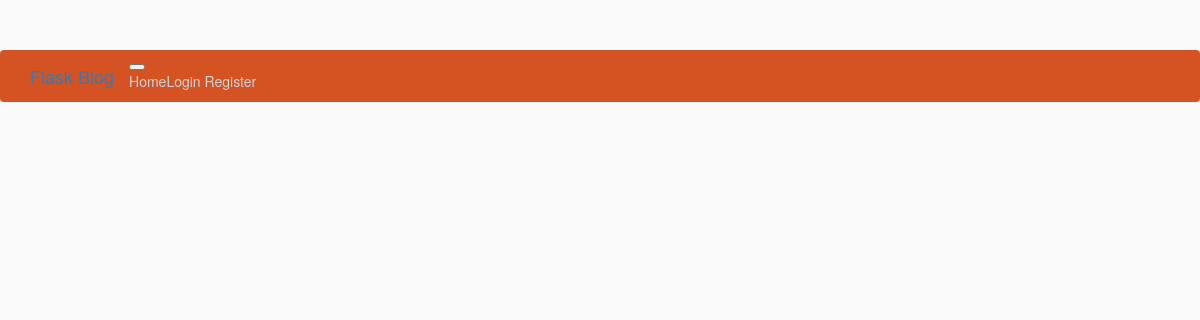
Page /home on the earlier database version.
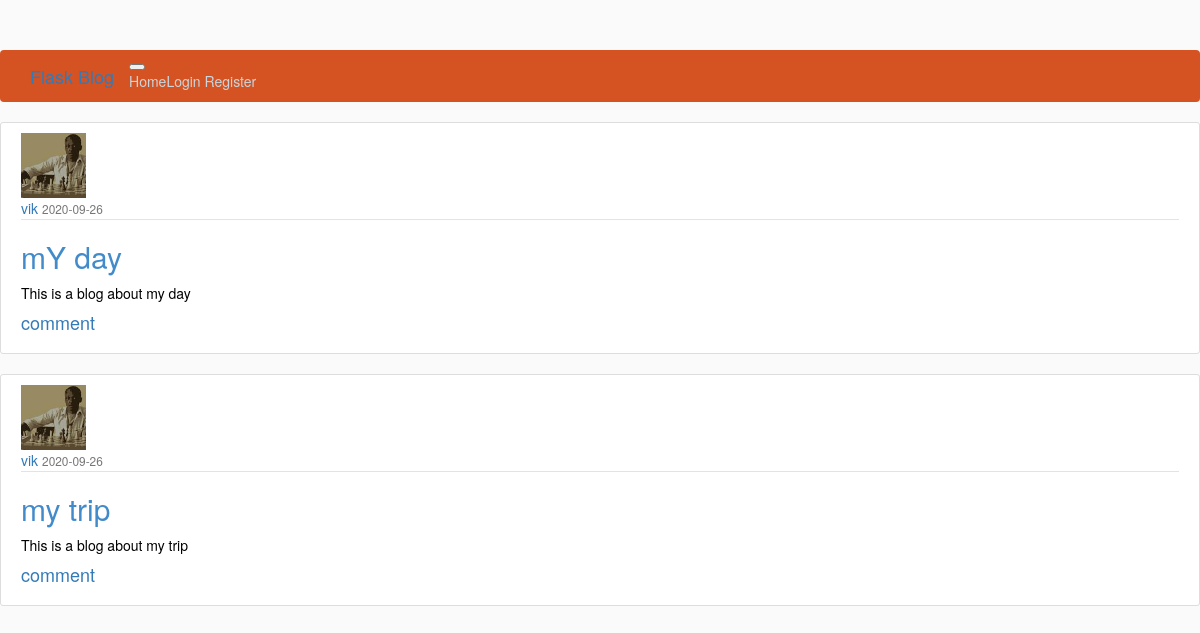
Same page on the later database version.
### app/models.py (models this page shows, shortened)
class Post(db.Model):
    id = db.Column(db.Integer, primary_key=True)
    title = db.Column(db.String(100), nullable=False)
    date_posted = db.Column(db.DateTime, nullable=False, default=datetime.utcnow)
    content = db.Column(db.Text, nullable=False)
    user_id = db.Column(db.Integer, db.ForeignKey('user.id'), nullable=False)

class User(db.Model, UserMixin):
    id = db.Column(db.Integer, primary_key=True)
    username = db.Column(db.String(20), unique=True, nullable=False)
    email = db.Column(db.String(120), unique=True, nullable=False)
    image_file = db.Column(db.String(20), nullable=False, default='default.jpg')
    password = db.Column(db.String(60), nullable=False)
    posts = db.relationship('Post', backref='author', lazy=True)

### app/routes.py (the view)
@app.route("/")
@app.route("/home")
def home():
    posts = Post.query.all()
    return render_template('home.html', posts=posts)

### app/templates/home.html
{% extends 'base.html'%}
{% block content %}
    {% for post in posts %}
        <article class="media content-section">
          <img class="rounded-circle article-img" src="{{ url_for('static', filename='profile_pics/' + post.author.image_file) }}">
          <div class="media-body">
            <div class="article-metadata">
              <a class="mr-2" href="#">{{ post.author.username }}</a>
              <small class="text-muted">{{ post.date_posted.strftime('%Y-%m-%d') }}</small>
            </div>
            <h2><a class="article-title" href="{{ url_for('post', post_id=post.id) }}">{{ post.title }}</a></h2>
            <p class="article-content">{{ post.content }}</p>
            <h4><a class="article-content" href="{{ url_for('post', post_id=post.id) }}">comment</a></h4>
          </div>
        </article>
    {% endfor %}
{% endblock content %}

### app/templates/base.html
{% extends 'bootstrap/base.html'%}
{% block navbar %}
    {% include 'navbar.html' %}
{% endblock %}

### app/templates/navbar.html (shortened to what this page needs)
<!DOCTYPE html>
<html>
  <head>
    <link rel="stylesheet" type="text/css" href="{{ url_for('static', filename='main.css') }}">
  </head>
  <body>
    <header class="site-header">
      <nav class="navbar navbar-expand-md navbar-dark bg-steel fixed-top">
        <div class="container">
          <a class="navbar-brand mr-4" href="/">Flask Blog</a>
          <button class="navbar-toggler" type="button" data-toggle="collapse" data-target="#navbarToggle" aria-controls="navbarToggle" aria-expanded="false" aria-label="Toggle navigation">
          </button>
          <div class="collapse navbar-collapse" id="navbarToggle">
            <div class="navbar-nav mr-auto">
              <a class="nav-item nav-link" href="{{ url_for('home') }}">Home</a>
            </div>
            <div class="navbar-nav">
              {% if current_user.is_authenticated %}
                <a class="nav-item nav-link" href="{{ url_for('new_post') }}">New Post</a>
                <a class="nav-item nav-link" href="{{ url_for('account') }}">Account</a>
                <a class="nav-item nav-link" href="{{ url_for('logout') }}">Logout</a>
              {% else %}
                <a class="nav-item nav-link" href="{{ url_for('login') }}">Login</a>
                <a class="nav-item nav-link" href="{{ url_for('register') }}">Register</a>
              {% endif %}
            </div>
          </div>
        </div>
      </nav>
    </header>
  </body>
</html>

### app/static/main.css (style rules this page uses)
body { background: #fafafa; color: #010101; margin-top: 5rem; }
h1, h2, h3, h4, h5 { color: #444444; }
.bg-steel { background-color: #D55323; }
.site-header .navbar-nav .nav-link { color: #cbd5db; }
.content-section { background: #ffffff; padding: 10px 20px; border: 1px solid #dddddd; border-radius: 3px; margin-bottom: 20px; }
.article-title { color: #428bca }
.article-content { white-space: pre-line; }
.article-img { height: 65px; width: 65px; margin-right: 16px; }
.article-metadata { padding-bottom: 1px; margin-bottom: 4px; border-bottom: 1px solid #e3e3e3 }

Differences in the rows shown:
added Post: image_file (picture), author.username "vik", date_posted "2020-09-26", title "mY day", content "This is a blog about my day"
added Post: image_file (picture), author.username "vik", date_posted "2020-09-26", title "my trip", content "This is a blog about my trip"
